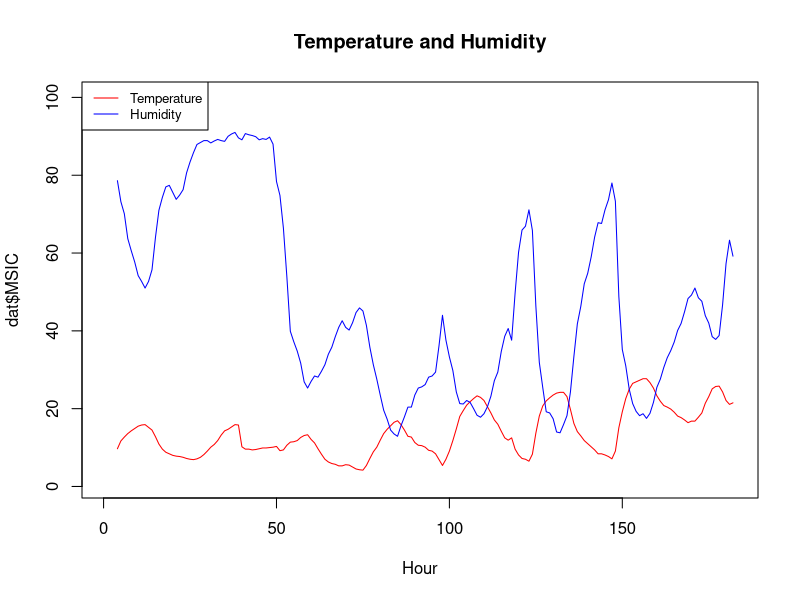
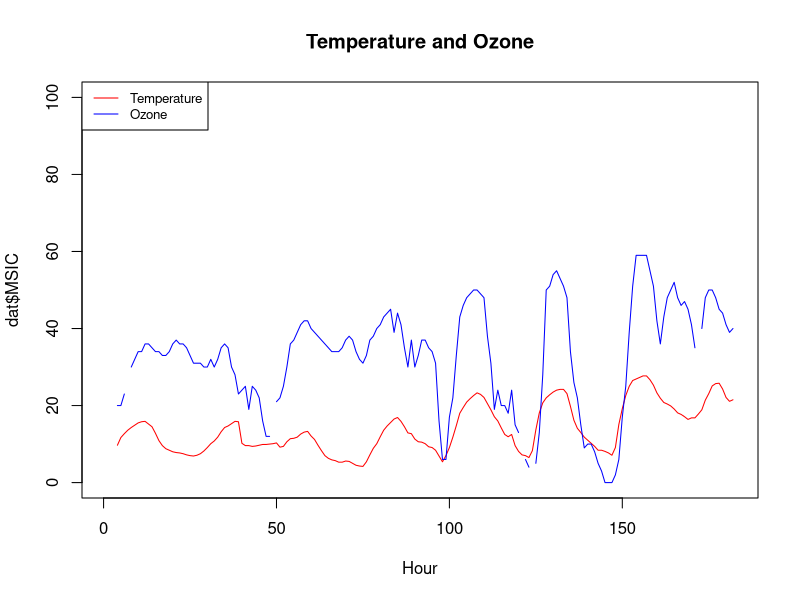
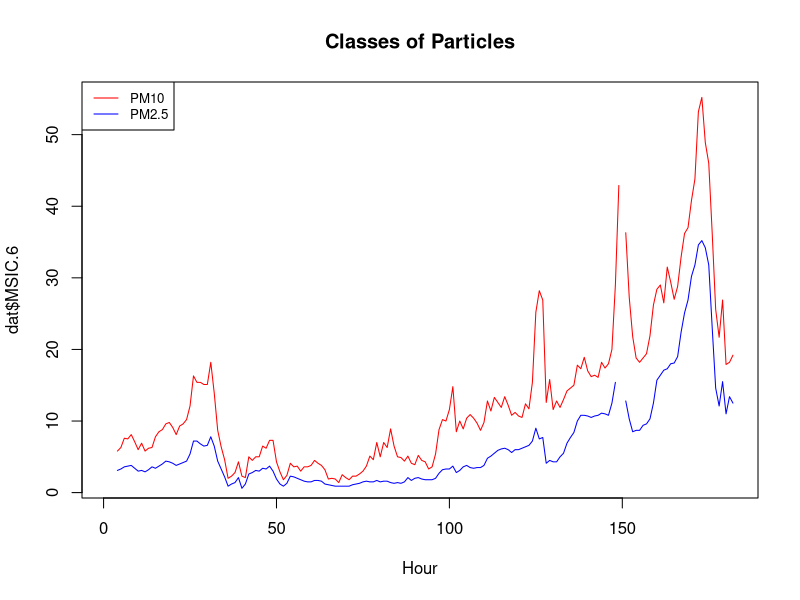
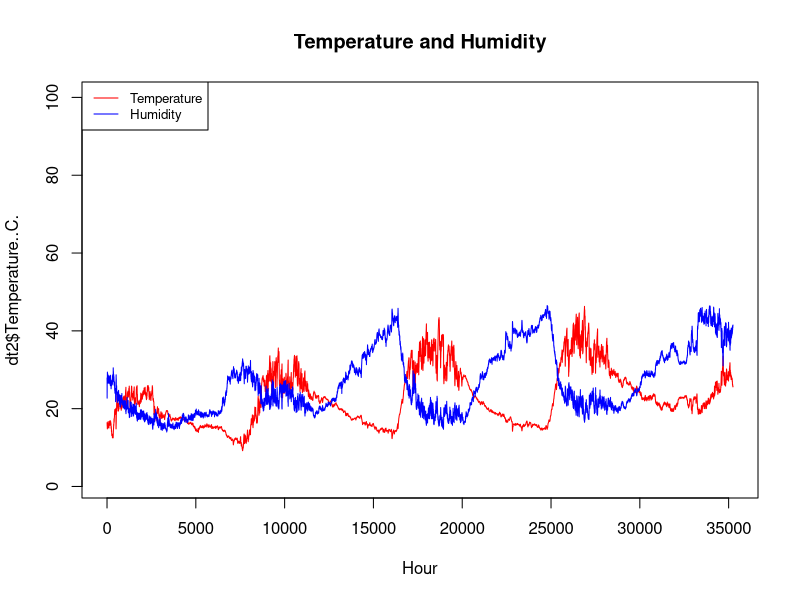

Generate these figures, in order, with R:
## ---- chunk 1
knitr::opts_chunk$set(echo = TRUE)
## ---- chunk 2
dat <- read.csv("DEQ Data.csv")

plot(dat$MSIC, pch = 19, lty = 1, type = "l", col = "red", xlab = "Hour", ylim = c(1,100), main = "Temperature and Humidity")
lines(dat$MSIC.2, pch = 19, lty = 1, type = "l", col = "blue")

legend("topleft", legend=c("Temperature", "Humidity"),
       col=c("red", "blue"), lty = 1, cex=0.8)

#lines(dat$MSIC)
## ---- chunk 3
plot(dat$MSIC, pch = 19, lty = 1, type = "l", col = "red", ylim = c(0, 100), main = "Temperature and Ozone", xlab = "Hour")
lines(dat$MSIC.4, pch = 19, lty = 1, type = "l", col = "blue")

legend("topleft", legend=c("Temperature", "Ozone"),
       col=c("red", "blue"), lty = 1, cex=0.8)
## ---- chunk 4
plot(dat$MSIC.6, pch = 19, lty = 1, type = "l", col = "red", main = "Classes of Particles", xlab = "Hour")
lines(dat$MSIC.8, pch = 19, lty = 1, type = "l", col = "blue")

legend("topleft", legend=c("PM10", "PM2.5"),
       col=c("red", "blue"), lty = 1, cex=0.8)
## ---- chunk 5

dt2 <- read.csv("CoLocationArd8Feb27.txt")

plot(dt2$Temperature..C., pch = 19, lty = 1, type = "l", col = "red", xlab = "Hour", ylim = c(1,100), main = "Temperature and Humidity")
lines(dt2$Humidity...., pch = 19, lty = 1, type = "l", col = "blue")

legend("topleft", legend=c("Temperature", "Humidity"),
       col=c("red", "blue"), lty = 1, cex=0.8)

## ---- chunk 6
# get proper time values
m1 <- match(TRUE,dat$X == "3/11/2024 11:00")
m2 <- match(TRUE,dat$X == "3/15/2024 1:00")

real <- dat[c(m1:m2),]

# remove first and last half hour
m1 <- (30 * 60) / 5
m2 <- dim(dt2)[1] - m1

# only take even hours
interval <- dt2[c(m1:m2),]
interval$index <- c(0:(dim(interval)[1] - 1))

hour <- (60 * 60) / 5
found <- interval[interval$index %% hour == 0,]



